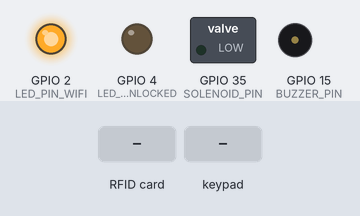
A sketch run on a simulated ESP32. On the bench: switched loads named in the sketch (green lamp = pin HIGH), output pins drawn as LEDs (lit = HIGH), buzzer (waves = sounding, pin HIGH). Inputs (shaded band) come from the test bench. WiFi joins after 1.5 s; servers stay silent unless stated; uploads are accepted with an empty reply; what the sketch prints to the serial monitor is not drawn.

Above: at 3.3 s.
3.4 s: RFID card 5E 7A 19 C4 held to the reader
At 4.2 s:
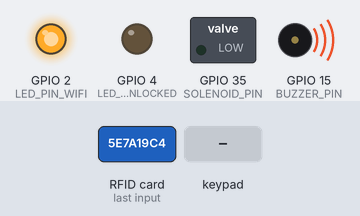
5.9 s: keypad keys 9 9 9 9 # pressed 0.4 s apart
At 8.9 s:
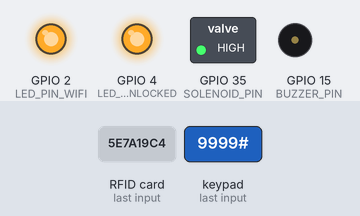
9.4 s: key '#' pressed
At 15.0 s:
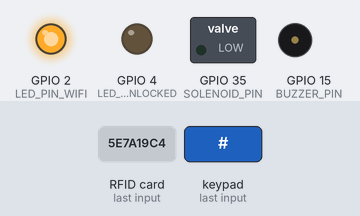
Timing chart, 0 to 16.5 s (numbered marks = the images above; inputs shaded):
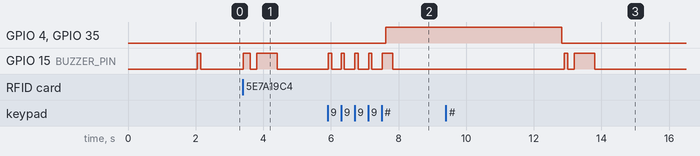

Measured:
- after the input at 3.4 s, GPIO 15 (BUZZER_PIN): LOW → HIGH at once, → LOW 0.20 s later, → HIGH 0.20 s later, → LOW 0.60 s later
- after the input at 5.9 s, GPIO 4 (LED_PIN_UNLOCKED), GPIO 35 (SOLENOID_PIN): LOW → HIGH after 1.7 s; GPIO 15 (BUZZER_PIN): goes 4 × (HIGH 0.10 s, LOW 0.28 s), HIGH 0.30 s, then LOW, starting at once
- after the input at 9.4 s, GPIO 15 (BUZZER_PIN): LOW → HIGH after 3.5 s, → LOW 0.10 s later, → HIGH 0.20 s later, → LOW 0.60 s later

The sketch:

unlockdoor1.ino
```cpp
#include <WiFi.h>
#include <HTTPClient.h>
#include <MFRC522.h>
#include <SPI.h>
#include <Keypad.h>

// WiFi credentials
const char* ssid = "A-Spot";
const char* password = "!Abadfam4699";

// Server URLs
const char* serverNameRFID = "http://192.168.1.2/Thesis/check_rfid.php";
const char* serverNamePIN = "http://192.168.1.2/Thesis/check_pin.php";

// RFID Setup
#define SS_PIN 5
#define RST_PIN 22
MFRC522 rfid(SS_PIN, RST_PIN);

// LED Pins
#define LED_PIN_WIFI 2
#define LED_PIN_UNLOCKED 4

// Buzzer & Solenoid
#define BUZZER_PIN 15
#define SOLENOID_PIN 35

// Keypad Setup
const byte ROW_NUM = 4;
const byte COLUMN_NUM = 4;
char keys[ROW_NUM][COLUMN_NUM] = {
  {'1', '2', '3', 'A'},
  {'4', '5', '6', 'B'},
  {'7', '8', '9', 'C'},
  {'*', '0', '#', 'D'}
};
byte pin_rows[ROW_NUM] = {32, 33, 25, 26};
byte pin_column[COLUMN_NUM] = {27, 14, 12, 13};
Keypad keypad = Keypad(makeKeymap(keys), pin_rows, pin_column, ROW_NUM, COLUMN_NUM);

String inputPin = "";
const String masterPIN = "9999";  // Offline PIN for manual unlock

void setup() {
  Serial.begin(115200);
  SPI.begin();
  rfid.PCD_Init();

  pinMode(LED_PIN_WIFI, OUTPUT);
  pinMode(LED_PIN_UNLOCKED, OUTPUT);
  pinMode(BUZZER_PIN, OUTPUT);
  pinMode(SOLENOID_PIN, OUTPUT);

  digitalWrite(LED_PIN_WIFI, LOW);
  digitalWrite(LED_PIN_UNLOCKED, LOW);
  digitalWrite(BUZZER_PIN, LOW);
  digitalWrite(SOLENOID_PIN, LOW);

  Serial.println("Initializing...");

  // Connect to WiFi
  WiFi.begin(ssid, password);
  while (WiFi.status() != WL_CONNECTED) {
    delay(1000);
    Serial.println("Connecting to WiFi...");
  }
  Serial.println("Connected to WiFi");
  digitalWrite(LED_PIN_WIFI, HIGH);

  systemReadyBuzzer();
}

void systemReadyBuzzer() {
  digitalWrite(BUZZER_PIN, HIGH);
  delay(100);
  digitalWrite(BUZZER_PIN, LOW);
  Serial.println("System Ready!");
}

void unlockDoor() {
  Serial.println("✅ Door Unlocked!");
  digitalWrite(LED_PIN_UNLOCKED, HIGH);
  digitalWrite(SOLENOID_PIN, HIGH);
  digitalWrite(BUZZER_PIN, HIGH);
  delay(200);
  digitalWrite(BUZZER_PIN, LOW);
  delay(5000);  // Keep door unlocked for 5 seconds
  digitalWrite(SOLENOID_PIN, LOW);
  digitalWrite(LED_PIN_UNLOCKED, LOW);
  Serial.println("🔒 Door Locked Again");
}

void checkRFID() {
  if (rfid.PICC_IsNewCardPresent() && rfid.PICC_ReadCardSerial()) {
    String rfidString = "";
    for (byte i = 0; i < rfid.uid.size; i++) {
      rfidString += String(rfid.uid.uidByte[i], HEX);
    }
    Serial.print("RFID tag detected: ");
    Serial.println(rfidString);

    digitalWrite(BUZZER_PIN, HIGH);
    delay(200);
    digitalWrite(BUZZER_PIN, LOW);

    if (WiFi.status() == WL_CONNECTED) {
      HTTPClient http;
      String url = String(serverNameRFID) + "?rfid=" + rfidString + "&room_loc=" + "2A";
      http.begin(url.c_str());
      int httpResponseCode = http.GET();

      if (httpResponseCode > 0) {
        String response = http.getString();
        Serial.println(response);

        if (response.indexOf("\"access\":\"granted\"") != -1) {
          unlockDoor();
        } else {
          Serial.println("❌ RFID Not Recognized");
          digitalWrite(BUZZER_PIN, HIGH);
          delay(200);
          digitalWrite(BUZZER_PIN, LOW);
          digitalWrite(BUZZER_PIN, HIGH);
          delay(200);
          digitalWrite(BUZZER_PIN, LOW);
          digitalWrite(BUZZER_PIN, HIGH);
          delay(200);
          digitalWrite(BUZZER_PIN, LOW);
        }
      }
      http.end();
    } else {
      Serial.println("⚠️ No WiFi - Cannot verify RFID");
    }
    delay(1000);
  }
}

void checkKeypad() {
  char key = keypad.getKey();
  if (key) {
    digitalWrite(BUZZER_PIN, HIGH);
    delay(100);
    digitalWrite(BUZZER_PIN, LOW);

    if (key == '#') {
      Serial.print("Entered PIN: ");
      Serial.println(inputPin);

      // Offline check first
      if (inputPin == masterPIN) {
        Serial.println("✅ Master PIN correct - Unlocking manually!");
        unlockDoor();
      } else if (WiFi.status() == WL_CONNECTED) {
        HTTPClient http;
        String url = String(serverNamePIN) + "?room=room1&pin=" + inputPin;
        http.begin(url.c_str());
        int httpResponseCode = http.GET();

        if (httpResponseCode > 0) {
          String response = http.getString();
          Serial.println(response);

          if (response.indexOf("\"pin_valid\":true") != -1) {
            Serial.println("✅ PIN correct - Unlocking Room!");
            unlockDoor();
          } else {
            Serial.println("❌ Incorrect PIN.");
            digitalWrite(BUZZER_PIN, HIGH);
            delay(200);
            digitalWrite(BUZZER_PIN, LOW);
            digitalWrite(BUZZER_PIN, HIGH);
            delay(200);
            digitalWrite(BUZZER_PIN, LOW);
            digitalWrite(BUZZER_PIN, HIGH);
          delay(200);
          digitalWrite(BUZZER_PIN, LOW);
          }
        }
        http.end();
      } else {
        Serial.println("⚠️ No WiFi - PIN verification failed.");
      }
      inputPin = "";  // Reset after checking
    } else if (key == '*') {
      inputPin = "";  // Clear input
    } else {
      inputPin += key;  // Append digit
    }
  }
}

void loop() {
  checkRFID();
  checkKeypad();
}
```
